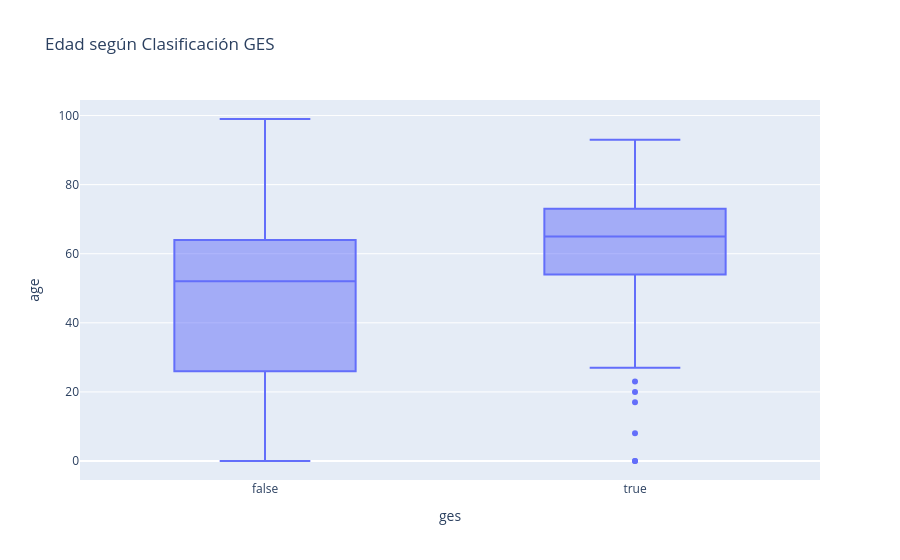

Notebook code cell kept with this figure:
### Markdown cell above
# 5. Edad según Clasificación GES

Se analizará si existen diferencias en la distribución de edades entre pacientes clasificados como GES y No GES.

### Code cell
fig = px.box(
    df,
    x="ges",
    y="age",
    title="Edad según Clasificación GES"
)

fig.show()

### Figure 1 — Plotly figure (JSON) as saved in the notebook; plotly's stock layout.template omitted (floating-point values rounded to 4 significant figures; data arrays with more than 128 entries replaced by an {"elided": "..."} marker saying what was removed)
{"data": [{"alignmentgroup": "True", "hovertemplate": "ges=%{x}<br>age=%{y}<extra></extra>", "legendgroup": "", "marker": {"color": "#636efa"}, "name": "", "notched": false, "offsetgroup": "", "orientation": "v", "showlegend": false, "type": "box", "x": {"elided": "941 bool values"}, "x0": " ", "xaxis": "x", "y": {"elided": "941 int values"}, "y0": " ", "yaxis": "y"}], "layout": {"boxmode": "group", "legend": {"tracegroupgap": 0}, "title": {"text": "Edad según Clasificación GES"}, "xaxis": {"anchor": "y", "domain": [0.0, 1.0], "title": {"text": "ges"}}, "yaxis": {"anchor": "x", "domain": [0.0, 1.0], "title": {"text": "age"}}}}
